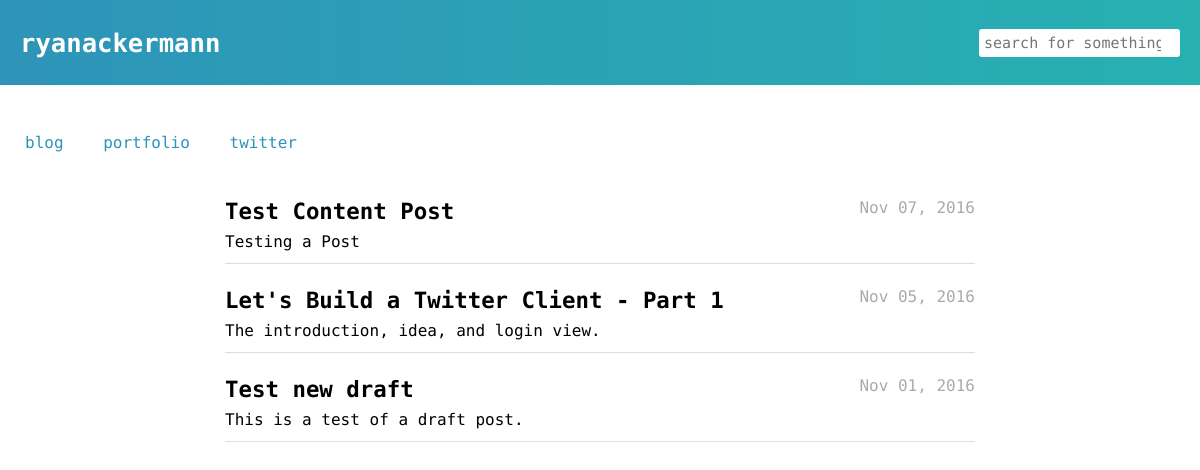
The page / on the database its author committed.
### app/models.py (models this page shows, shortened)
class Post(db.Model):
    id = db.Column(db.Integer, primary_key = True)
    title = db.Column(db.String)
    description = db.Column(db.String)
    content = db.Column(db.String)
    slug = db.Column(db.String)
    timestamp = db.Column(db.DateTime)
    draft = db.Column(db.Boolean, default=True)

### app/views.py (the view)
@app.route('/')
def index():
	posts = Post.query.order_by(Post.timestamp.desc()).filter_by(draft=False).all()
	return render_template('index.html', posts=posts, auth=has_auth())

### app/__init__.py (called while the page is built)
@app.template_filter('prettytime')
def prettytime(date):
    return date.strftime("%b %d, %Y")

### app/views.py (called while the page is built)
def has_auth():
	return 'username' in session

### app/templates/index.html
{% extends "base.html" %}
{% block stylesheet %}
	<link rel="stylesheet" type="text/css" href="/static/stylesheets/post_list.css">
{% endblock%}
{% block content %}
	<article>
		{% for post in posts %}
			<div class="post">
				<div id="titledate">
					<a href="/posts/{{ post.slug }}"><h2 id="title">{{ post.title }}</h2></a>
					<div id="date">{{ post.timestamp|prettytime }}</div>
				</div>
				<div id="preview">
					{{ post.description }}
				</div>
			</div>
		{% endfor %}
	</article>
{% endblock %}

### app/templates/base.html (shortened to what this page needs)
<!DOCTYPE html>
<html lang="en">
	<head>
		{% block stylesheet %}{% endblock %}
		<link rel="stylesheet" type="text/css" href="/static/stylesheets/primary.css">
	</head>
	<body>
		{% block menu %}
			<header>
				<a href="{{ url_for('index') }}"><h1>ryanackermann</h1></a>
				<input id="search" type="search" name="search" placeholder="search for something">
			</header>
			<div class="navigation">
				<ul>
					<li><a href="{{ url_for('index') }}">blog</a></li>
					<li><a href="{{ url_for('portfolio') }}">portfolio</a></li>
					<li><a href="https://twitter.com/naturaln0va">twitter</a></li>
				</ul>
			</div>
		{% endblock %}
		{% block content %}{% endblock %}
	</body>
</html>

### app/static/stylesheets/post_list.css (style rules this page uses)
.post { margin-bottom: 15px; border-bottom: 1px solid #ddd; }
.post #titledate { padding: .5em 0; }
.post #titledate a { text-decoration: none; color: #000; }
.post #titledate #title { display: inline; }
.post #titledate #date { float: right; display: inline; color: #aaa; }
.post #preview { padding-bottom: 12px; }
#date { color: #aaa; }

### app/static/stylesheets/primary.css (style rules this page uses)
:root { --main-color: #2E94B9; --main-hover-color: #27b1b1; --main-background: linear-gradient(90deg, #2E94B9 0%, #27b1b1 100%); }
body { font-family: 'PT Mono', monospace, serif; background: #FFF; text-align: left; margin: 0; }
body h1 { font-size: 1.6em; }
body h2 { font-size: 1.4em; }
body article { width: 85%; margin: 0 auto; max-width: 750px; }
body article a { color: var(--main-color); }
header { margin: 0; padding: 0 20px; height: 85px; display: -webkit-flex; display: flex; align-items: center; background-color: var(--main-color); background-image: var(--main-background); }
header a { text-decoration: none; }
header a h1 { margin: 0; -webkit-align-self: flex-start; align-self: flex-start; color: white; }
input#search { margin: 0; padding: 5px; margin-left: auto; color: #333; border: none; font-size: 15px; border-radius: 3px; -moz-appearance: none; -webkit-appearance: none; font-family: 'PT Mono', monospace, serif; -webkit-transition: all 0.5s ease; -moz-transition: all 0.5s ease; -o-transition: all 0.5s ease; transition: all 0.5s ease; }
.navigation { margin: 0; padding: 10px; padding-bottom: 0; }
.navigation ul { margin: 0; padding: 30px 0; text-align: left; }
.navigation li { display: inline-block; list-style: none; padding: 8px 15px; }
.navigation li a { text-decoration: none; color: var(--main-color); }

### rows shown on the page
Post: title "Test Content Post", timestamp|prettytime "Nov 07, 2016", description "Testing a Post"
Post: title "Let's Build a Twitter Client - Part 1", timestamp|prettytime "Nov 05, 2016", description "The introduction, idea, and login view."
Post: title "Test new draft", timestamp|prettytime "Nov 01, 2016", description "This is a test of a draft post."
